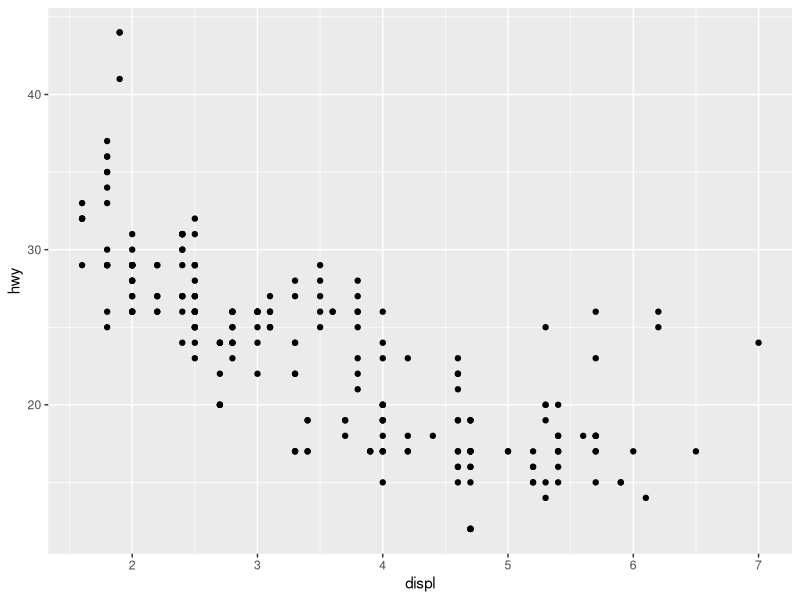
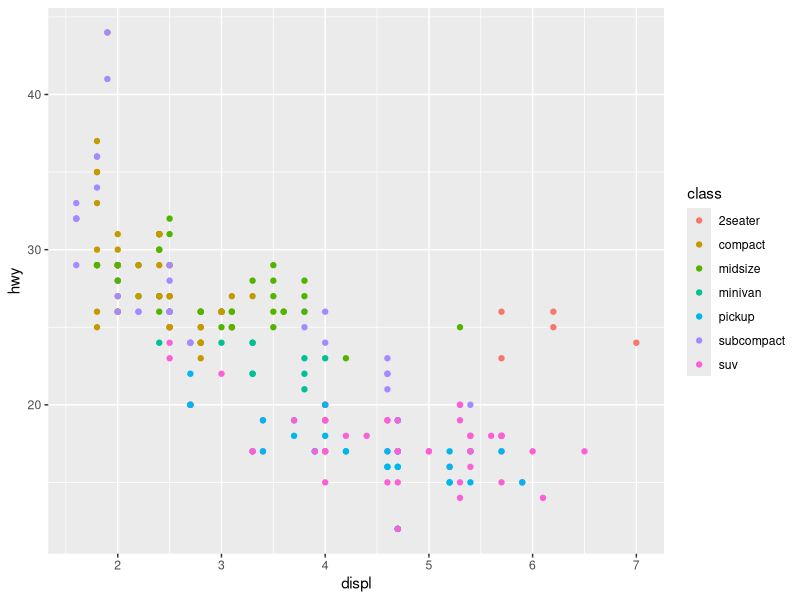
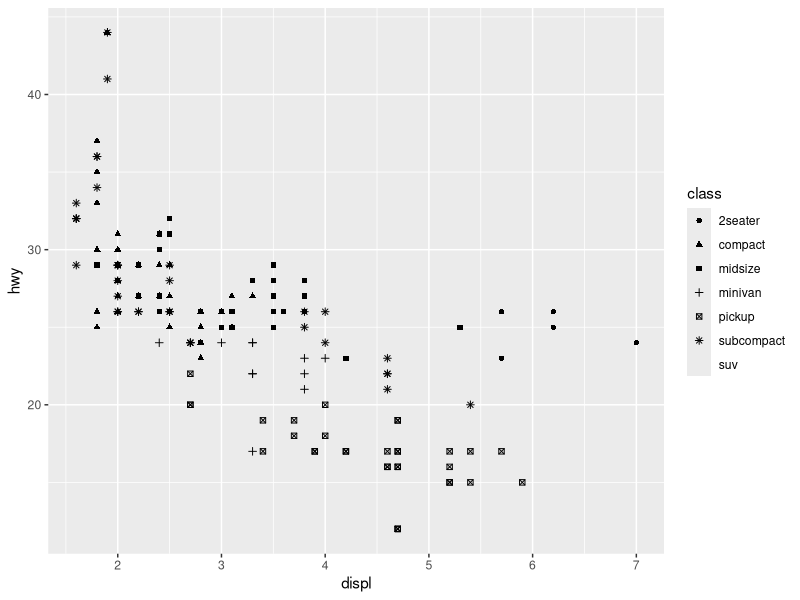
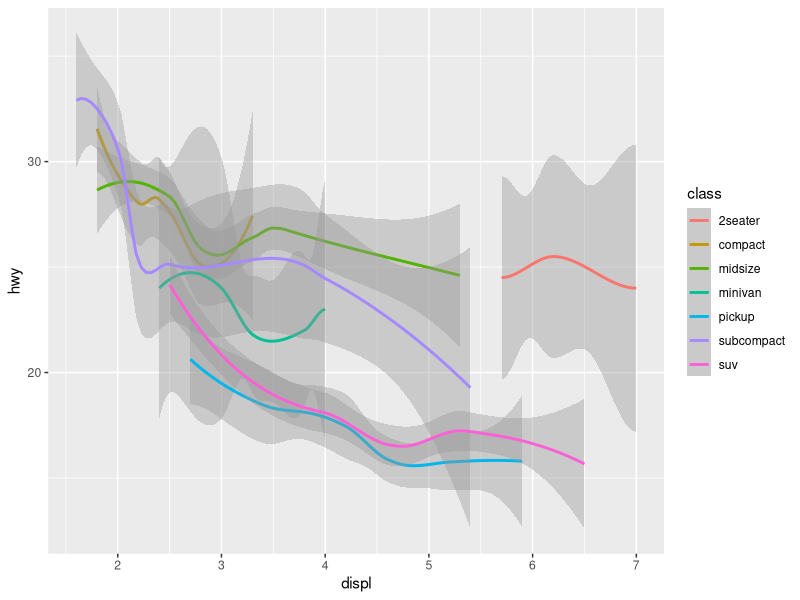
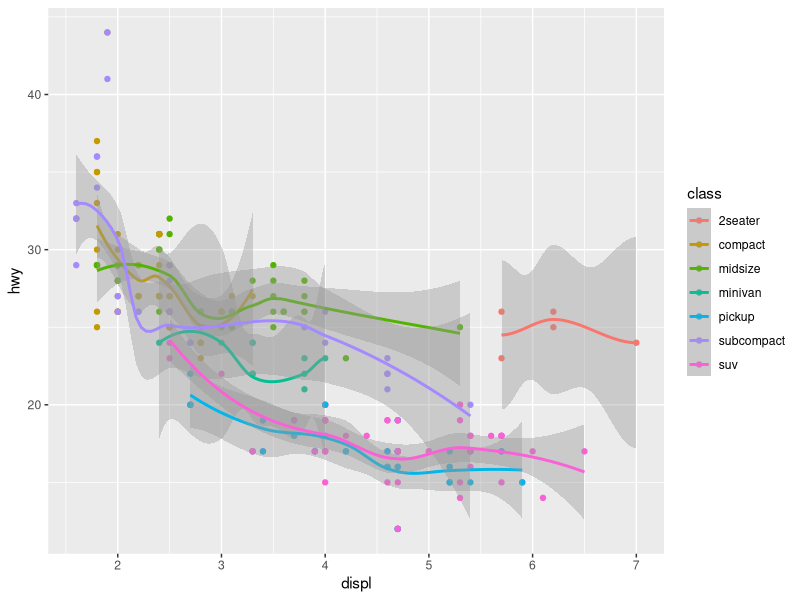
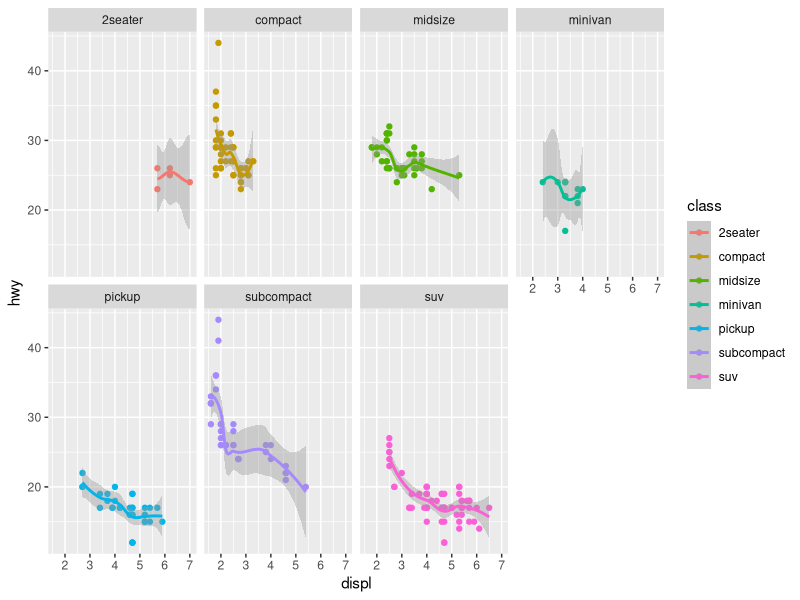
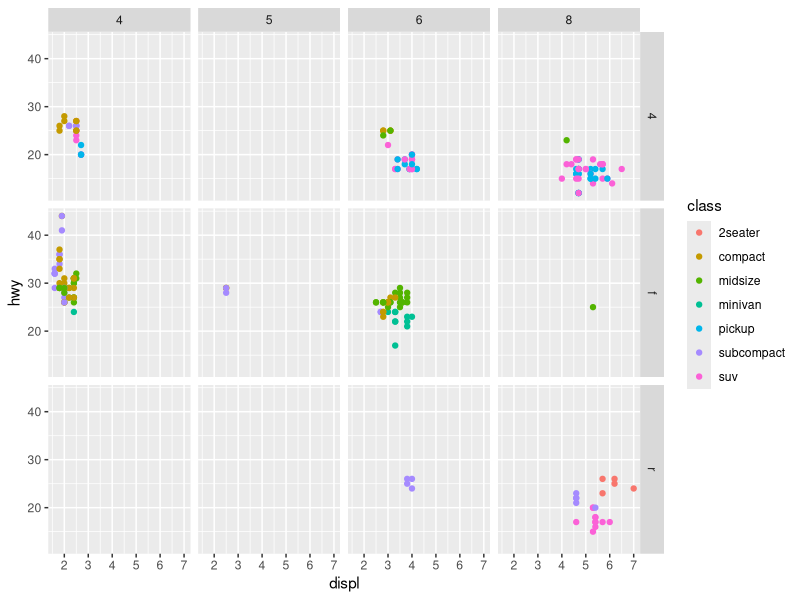

These charts were generated, in order, by the following R code:
## ---- chunk 1
knitr::opts_chunk$set(echo = TRUE,message=FALSE,warning=FALSE,fig.height=4)
## ---- chunk 2
library(tidyverse)
## ---- chunk 3
data(mpg)
head(mpg)
## ---- chunk 4
ggplot(data=mpg) + geom_point(mapping = aes(x=displ,y=hwy))
## ---- chunk 5
ggplot(data=mpg) + geom_point(mapping = aes(x=displ,y=hwy,color=class))
## ---- chunk 6
ggplot(data=mpg) + geom_point(mapping = aes(x=displ,y=hwy,shape=class))
## ---- chunk 7
ggplot(data=mpg) + geom_smooth(mapping = aes(x=displ,y=hwy,color=class))
## ---- chunk 8
ggplot(data=mpg, mapping = aes(x=displ,y=hwy,color=class)) +
  geom_point() +
  geom_smooth()
## ---- chunk 9
ggplot(data=mpg, mapping = aes(x=displ,y=hwy,color=class)) + 
  geom_point() + geom_smooth() +
  facet_wrap(~ class,nrow=2)
## ---- chunk 10
ggplot(data=mpg) + 
  geom_point(mapping = aes(x=displ,y=hwy,color=class)) +
  facet_grid(drv ~ cyl)
